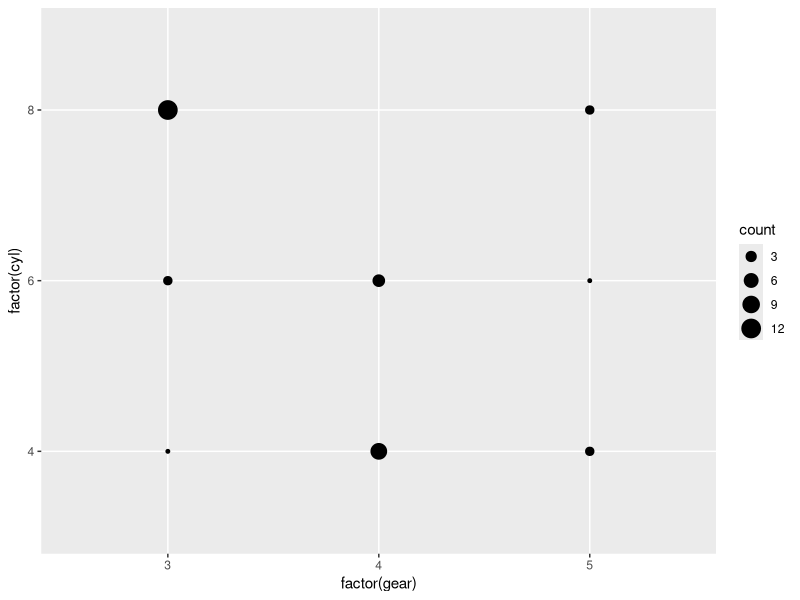
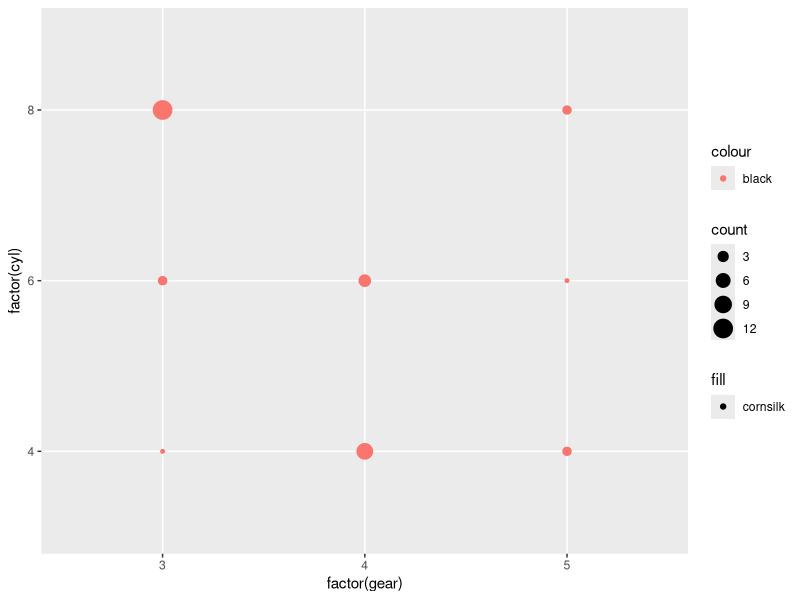

Here is the R script that generated these plots, in order: (Note: this script raises an error after producing the figures.)
#bubble Chart - ggplot

library(ggplot2)
library(data.table)
#http://brooksandrew.github.io/simpleblog/articles/advanced-data-table/#method-1-in-line


DTmtcars = data.table(mtcars)

#this will create new column in the Table
#DTmtcars[, mpg_biased_mean:=mean(mpg)), by=cyl] 
#this will not
DTmtcars[, .(mean_mpg=mean(mpg)), by=cyl] 
#mean mpg and count by cyl
DTmtcars[, .(count=.N, mean_mpg=mean(mpg)), by=cyl] 
#group by cyl and gear and calc count & mean mpg and sort by gear, cyl
DT1 <- DTmtcars[ order(gear,cyl) , .(count=.N, mean_mpg=round(mean(mpg),2)), by=list(gear, cyl)] 
DT1

#simple point with size as count
ggplot(DT1, aes(x=factor(gear), y=factor(cyl), size=count)) + geom_point()
#change the point 
ggplot(DT1, aes(x=factor(gear), y=factor(cyl))) + geom_point(aes(size=count, colour = 'black', fill='cornsilk'))

ggplot(DT1, aes(x=factor(gear), y=factor(cyl))) + geom_point(aes(size=count, alpha=mean_mpg), fill='green', colour = 'black', shape=21) + scale_size_area(name='Mean MPG', max_size = 20, guide=F) + geom_text(aes(y=as.numeric(factor(cyl)) - sqrt(count)/22 , label=count, size=mean_mpg), vjust=1.2) + labs(x='Gear', y='Cylinder', title='Bubble Chart in GGplot') + scale_alpha(guide=F)+  theme(plot.subtitle=element_text(size=12, hjust=0.5, face="italic", color="blue"))-> g
DT1
g = g + labs( subtitle='Using mtcars data set and data.table Nos show the count of Gear & Cyl: See Details in the table \n Density of Colour indicates Mileage Levels, Number Labels and size of Circle indicate the count of Cars in the category of Gear & Cyl ' ) 

#
grid.arrange(tableGrob(DT1), g, ncol=2, widths=c(.2,.8))

grid.arrange( tableGrob(DT1, theme=ttheme_default()), g, ncol = 2, widths = c(.5, 1))

#no legend : + theme(legend.position="none")
